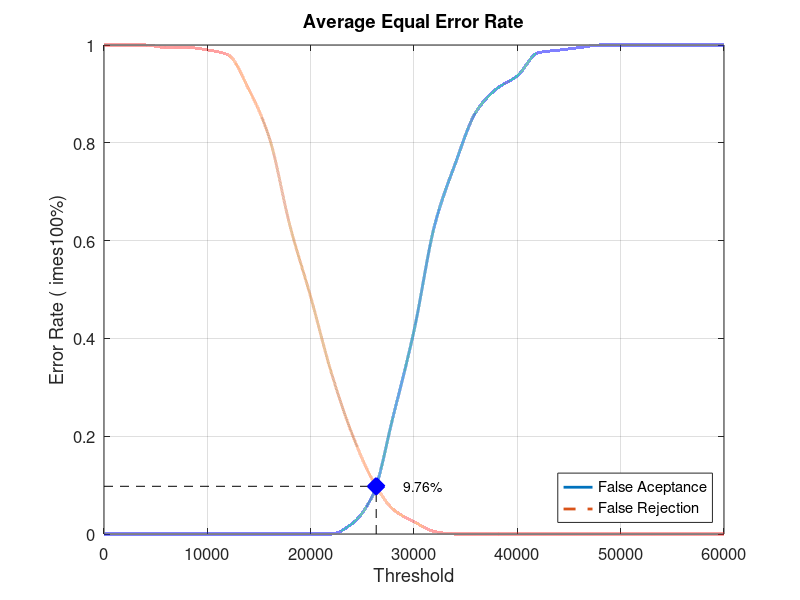
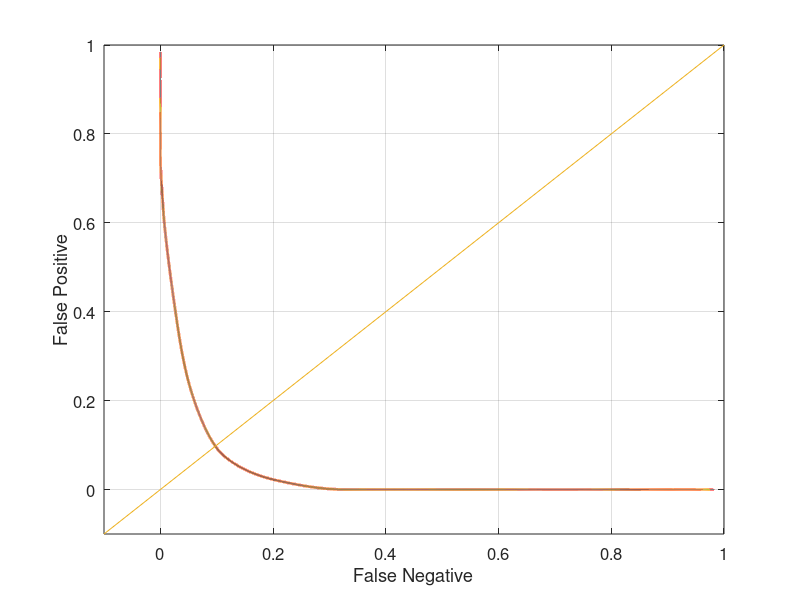

Write MATLAB code to recreate these figures, in order.
close all;
clear;
clc;
x = 0:2000:60000;
xq = 0:0.5:60000;

y0 = [0 0 0 0 0 0 0 0 0 0 0 0 0.0210526 0.0789474 0.242105 0.415789 0.631579 0.757895 0.863158 0.910526 0.936842 0.984211 0.989474 0.994737 1 1 1 1 1 1 1]
yy0 = interp1(x, y0, xq, 'pchip');
y1 = [1 1 1 0.995 0.995 0.99 0.98 0.91 0.81 0.63 0.485 0.33 0.205 0.11 0.05 0.025 0.005 0 0 0 0 0 0 0 0 0 0 0 0 0 0]
yy1 = interp1(x, y1, xq, 'pchip');

% Calculating EER: 
y2 = abs(y0 - y1);
find(y2 == min(y2))
yy2 = abs(yy0 - yy1);
xEER = find(yy2 == min(yy2));
xEERIndex = xq(xEER) % X-axis EER
yEER = yy0(xEER) % Y-axis EER

main = figure
plot(xq, yy0,'-','LineWidth', 2);	hold on
plot(xq, yy1,'--','LineWidth', 2);	hold on
plot([xEERIndex xEERIndex], [0 yEER], 'k--');	hold on
plot([0 xEERIndex], [yEER yEER], 'k--');	hold on
plot(xEERIndex, yEER, 'bx', 'LineWidth', 10);	hold on
text(xEERIndex + 10 * xEERIndex / 100, yEER, [num2str(round((10000 * yEER)) / 100) '%'])
legend('False Aceptance', 'False Rejection', 'Location', 'SouthEast')
xlabel('Threshold')
ylabel('Error Rate (	imes100%)')
title('Average Equal Error Rate')
set(gca, 'FontSize', 12)
axis([0 60000 0 1])
grid on

print(main, 'Database4_2Main', '-dpng');
FNRxFPR = figure('Color', [1 1 1]);
plot(yy1, yy0, '-', yy1, yy0, 'LineWidth', 2);
hold on
y = -0.1:0.1:1
plot(y, y); 
set(gca, 'FontSize', 12)
xlabel('False Negative')
ylabel('False Positive')
axis([-0.1 1 -0.1 1])
set(gca, 'FontSize', 12)
grid on

print(FNRxFPR, 'Database4_2FNRxFPR','-dpng');
